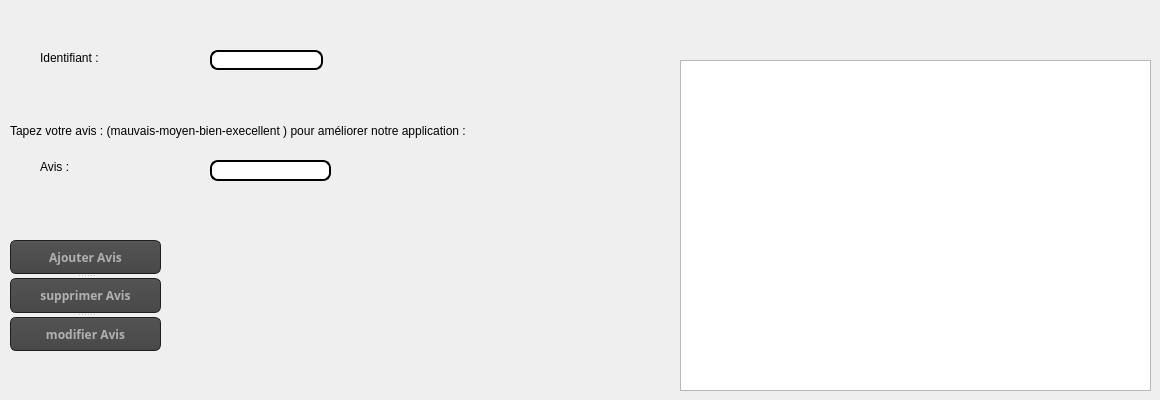
      <widget class="QWidget" name="tab_3">
       <attribute name="title">
        <string>Avis</string>
       </attribute>
       <widget class="QLabel" name="label_7">
        <property name="geometry">
         <rect>
          <x>40</x>
          <y>50</y>
          <width>71</width>
          <height>16</height>
         </rect>
        </property>
        <property name="text">
         <string>Identifiant :</string>
        </property>
       </widget>
       <widget class="QLineEdit" name="id3">
        <property name="geometry">
         <rect>
          <x>210</x>
          <y>50</y>
          <width>113</width>
          <height>20</height>
         </rect>
        </property>
        <property name="styleSheet">
         <string notr="true">QLineEdit {
padding: 1px;
border-style: solid;
border: 2px solid gray;
border-radius: 8px;
background-color: rgb(255, 255, 255);
border:2px solid #000;
}</string>
        </property>
       </widget>
       <widget class="QLabel" name="label_11">
        <property name="geometry">
         <rect>
          <x>40</x>
          <y>160</y>
          <width>47</width>
          <height>14</height>
         </rect>
        </property>
        <property name="text">
         <string>Avis :</string>
        </property>
       </widget>
       <widget class="QLineEdit" name="avis2">
        <property name="geometry">
         <rect>
          <x>210</x>
          <y>160</y>
          <width>121</width>
          <height>21</height>
         </rect>
        </property>
        <property name="styleSheet">
         <string notr="true">QLineEdit {
padding: 1px;
border-style: solid;
border: 2px solid gray;
border-radius: 8px;
background-color: rgb(255, 255, 255);
border:2px solid #000;
}</string>
        </property>
       </widget>
       <widget class="QTableView" name="tab_avis">
        <property name="geometry">
         <rect>
          <x>680</x>
          <y>60</y>
          <width>471</width>
          <height>331</height>
         </rect>
        </property>
       </widget>
       <widget class="QLabel" name="label_13">
        <property name="geometry">
         <rect>
          <x>10</x>
          <y>120</y>
          <width>681</width>
          <height>21</height>
         </rect>
        </property>
        <property name="text">
         <string>Tapez votre avis : (mauvais-moyen-bien-execellent ) pour améliorer notre application :</string>
        </property>
       </widget>
       <widget class="QSplitter" name="splitter_8">
        <property name="geometry">
         <rect>
          <x>10</x>
          <y>240</y>
          <width>151</width>
          <height>111</height>
         </rect>
        </property>
        <property name="orientation">
         <enum>Qt::Vertical</enum>
        </property>
        <widget class="QPushButton" name="ajouteravis">
         <property name="font">
          <font>
           <family>Source Code Pro</family>
           <pointsize>-1</pointsize>
           <weight>75</weight>
           <bold>true</bold>
          </font>
         </property>
         <property name="styleSheet">
          <string notr="true">QPushButton
{
    color: #b1b1b1;
    background-color: QLinearGradient( x1: 0, y1: 0, x2: 0, y2: 1, stop: 0 #565656, stop: 0.1 #525252, stop: 0.5 #4e4e4e, stop: 0.9 #4a4a4a, stop: 1 #464646);
    border-width: 1px;
    border-color: #1e1e1e;
    border-style: solid;
    border-radius: 6;
    padding: 3px;
    font-size: 12px;
    padding-left: 5px;
    padding-right: 5px;
}

QPushButton:pressed
{
    background-color: QLinearGradient( x1: 0, y1: 0, x2: 0, y2: 1, stop: 0 #2d2d2d, stop: 0.1 #2b2b2b, stop: 0.5 #292929, stop: 0.9 #282828, stop: 1 #252525);
}</string>
         </property>
         <property name="text">
          <string>Ajouter Avis</string>
         </property>
        </widget>
        <widget class="QPushButton" name="supprimeravis_2">
         <property name="font">
          <font>
           <family>Source Code Pro</family>
           <pointsize>-1</pointsize>
           <weight>75</weight>
           <bold>true</bold>
          </font>
         </property>
         <property name="styleSheet">
          <string notr="true">QPushButton
{
    color: #b1b1b1;
    background-color: QLinearGradient( x1: 0, y1: 0, x2: 0, y2: 1, stop: 0 #565656, stop: 0.1 #525252, stop: 0.5 #4e4e4e, stop: 0.9 #4a4a4a, stop: 1 #464646);
    border-width: 1px;
    border-color: #1e1e1e;
    border-style: solid;
    border-radius: 6;
    padding: 3px;
    font-size: 12px;
    padding-left: 5px;
    padding-right: 5px;
}

QPushButton:pressed
{
    background-color: QLinearGradient( x1: 0, y1: 0, x2: 0, y2: 1, stop: 0 #2d2d2d, stop: 0.1 #2b2b2b, stop: 0.5 #292929, stop: 0.9 #282828, stop: 1 #252525);
}</string>
         </property>
         <property name="text">
          <string>supprimer Avis</string>
         </property>
        </widget>
        <widget class="QPushButton" name="modifieravis_3">
         <property name="font">
          <font>
           <family>Source Code Pro</family>
           <pointsize>-1</pointsize>
           <weight>75</weight>
           <bold>true</bold>
          </font>
         </property>
         <property name="styleSheet">
          <string notr="true">QPushButton
{
    color: #b1b1b1;
    background-color: QLinearGradient( x1: 0, y1: 0, x2: 0, y2: 1, stop: 0 #565656, stop: 0.1 #525252, stop: 0.5 #4e4e4e, stop: 0.9 #4a4a4a, stop: 1 #464646);
    border-width: 1px;
    border-color: #1e1e1e;
    border-style: solid;
    border-radius: 6;
    padding: 3px;
    font-size: 12px;
    padding-left: 5px;
    padding-right: 5px;
}

QPushButton:pressed
{
    background-color: QLinearGradient( x1: 0, y1: 0, x2: 0, y2: 1, stop: 0 #2d2d2d, stop: 0.1 #2b2b2b, stop: 0.5 #292929, stop: 0.9 #282828, stop: 1 #252525);
}</string>
         </property>
         <property name="text">
          <string>modifier Avis</string>
         </property>
        </widget>
       </widget>
      </widget>
